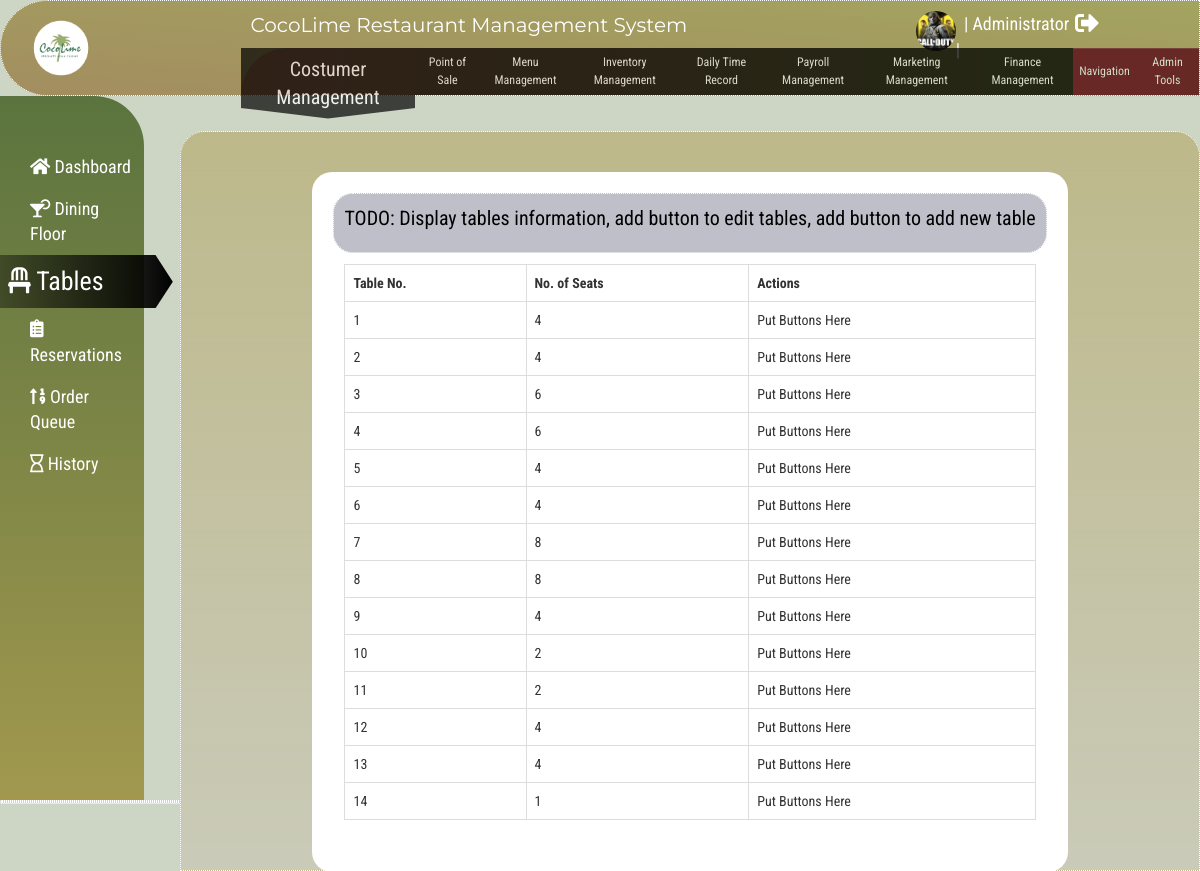
The page /index.php?sys=CMS&page=tables (signed in) on the database its author committed.
### tables this page shows
CREATE TABLE `tables_tb` (
  `table_no` int(11) NOT NULL,
  `table_status` varchar(255) NOT NULL,
  `table_no_of_seats` int(11) NOT NULL
);

### CMS/tables.php (the view, shortened to what this page needs)
<div id = "header" class="container-fluid">
	<p>
	TODO: Display tables information, add button to edit tables, add button to add new table
	</p>
</div>
<div class="container-fluid">
	<table class="table table-hover table-bordered">
		<tr>
			<th>Table No.</th>
			<th>No. of Seats</th>
			<th>Actions</th>
		</tr>
		<?php
			$tables = $conn->query("SELECT * FROM tables_tb");
			while($row=$tables->fetch_assoc()):
		?>
		<tr>
			<td><?php echo $row['table_no']?></td>
			<td><?php echo $row['table_no_of_seats']?></td>
			<td> Put Buttons Here</td>
		</tr>
		<?php
		endwhile;
		?>
	</table>
</div>

### css/style.css (style rules this page uses)
:root { --white: #fff; --black: #000; --red: #630118; --color_primary: #377636; --color_secondary: #99ad6e; --color_background: #cdd5c4; }
body { background: var(--color_background); font-family: 'Roboto Condensed', sans-serif; }
div { border-style: dotted; border-width: 1px; border-color: var(--white); border-radius: 20px; padding: !important; }

### index.php (style rules this page uses)
body { height: 100%; width: 100%; }

### viewpanel.php (style rules this page uses)
.container-fluid { padding: 10px; align-items: center; justify-content: center; }
#header { background: rgba(128, 128, 150, .5); color: var(--black); padding: 10px; font-size: 20px; }

### rows shown on the page
tables_tb: table_no "1", table_no_of_seats "4"
tables_tb: table_no "2", table_no_of_seats "4"
tables_tb: table_no "3", table_no_of_seats "6"
tables_tb: table_no "4", table_no_of_seats "6"
tables_tb: table_no "5", table_no_of_seats "4"
tables_tb: table_no "6", table_no_of_seats "4"
tables_tb: table_no "7", table_no_of_seats "8"
tables_tb: table_no "8", table_no_of_seats "8"
tables_tb: table_no "9", table_no_of_seats "4"
tables_tb: table_no "10", table_no_of_seats "2"
tables_tb: table_no "11", table_no_of_seats "2"
tables_tb: table_no "12", table_no_of_seats "4"
tables_tb: table_no "13", table_no_of_seats "4"
tables_tb: table_no "14", table_no_of_seats "1"

### other values the page prints
$_SESSION['Access_'] "Administrator"
